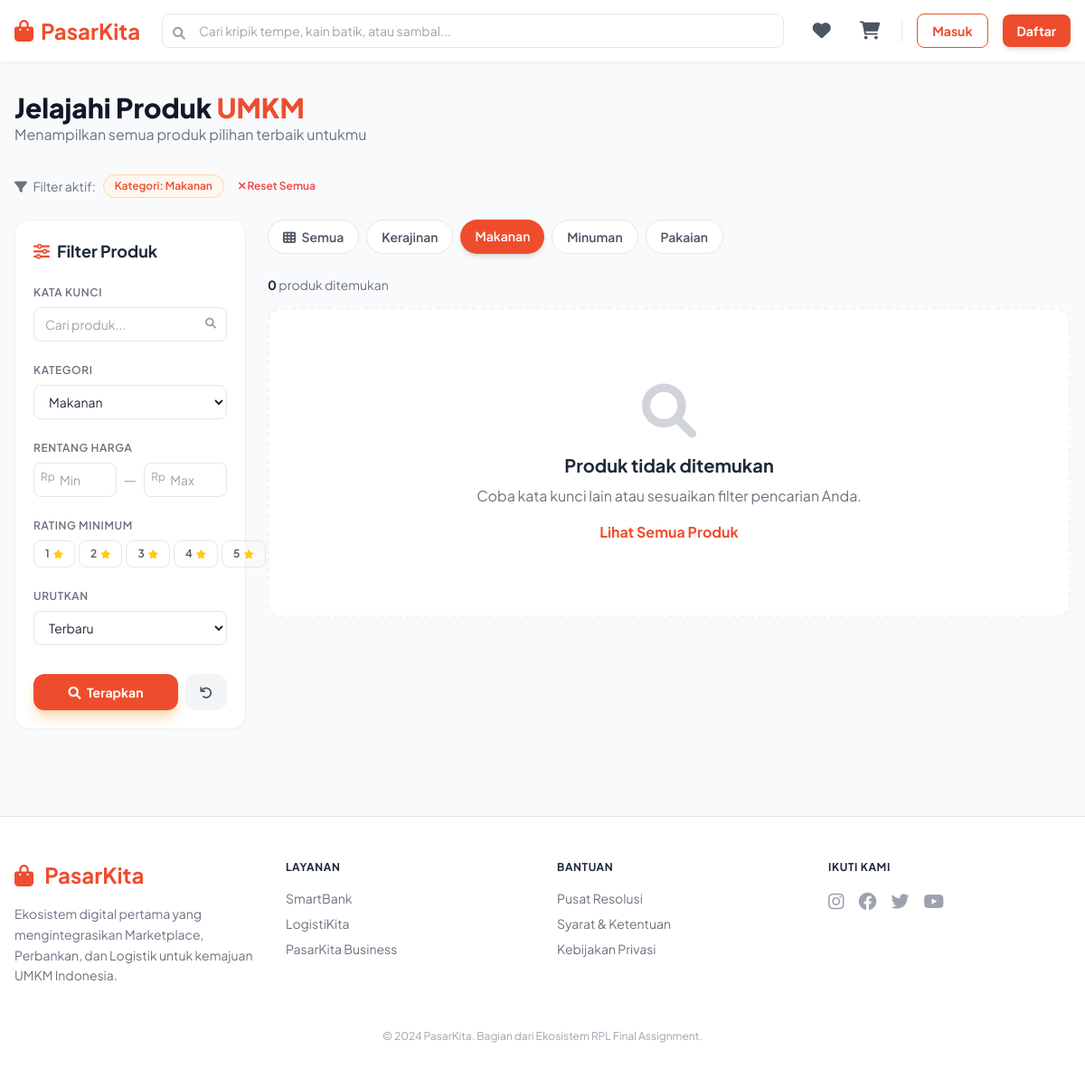
The page /marketplace?category=1 on the database its author committed.
### tables this page shows
CREATE TABLE IF NOT EXISTS categories (
    id INT AUTO_INCREMENT PRIMARY KEY,
    name VARCHAR(50) NOT NULL
);

### app/views/marketplace/catalog.php (the view, shortened to what the rows shown need)
<?php require_once '../app/views/templates/header.php'; ?>
<div class="max-w-7xl mx-auto px-4 py-8 fade-in">
    <div class="flex flex-col md:flex-row md:items-center justify-between mb-8 gap-4">
        <div>
            <h1 class="text-3xl font-extrabold text-gray-900">Jelajahi Produk <span class="text-primary">UMKM</span></h1>
        </div>
    </div>
    <div class="flex flex-col md:flex-row gap-6">
        <div class="flex-1">
            <?php if(isset($data['categories']) && !empty($data['categories'])) : ?>
            <div class="flex flex-wrap gap-2 mb-6">
                <a href="/marketplace" class="px-4 py-2 rounded-full text-sm font-semibold transition <?php echo empty($data['selected_category']) ? 'bg-primary text-white shadow-md' : 'bg-white text-gray-600 border border-gray-200 hover:border-primary hover:text-primary'; ?>">
                    <i class="fas fa-th mr-1"></i> Semua
                </a>
                <?php foreach($data['categories'] as $cat) : ?>
                <a href="/marketplace?category=<?php echo $cat->id; ?><?= !empty($data['sort']) && $data['sort'] !== 'terbaru' ? '&sort=' . $data['sort'] : ''; ?>" class="px-4 py-2 rounded-full text-sm font-semibold transition <?php echo ($data['selected_category'] == $cat->id) ? 'bg-primary text-white shadow-md' : 'bg-white text-gray-600 border border-gray-200 hover:border-primary hover:text-primary'; ?>">
                    <?php echo $cat->name; ?>
                </a>
                <?php endforeach; ?>
            </div>
            <?php endif; ?>
        </div>
    </div>
</div>
<?php require_once '../app/views/templates/footer.php'; ?>

### rows shown on the page
categories: name "Kerajinan"
categories: name "Makanan"
categories: name "Minuman"
categories: name "Pakaian"

### other values the page prints
$af "Kategori: Makanan"
count($data['products']) "0"
form field category "Makanan"
